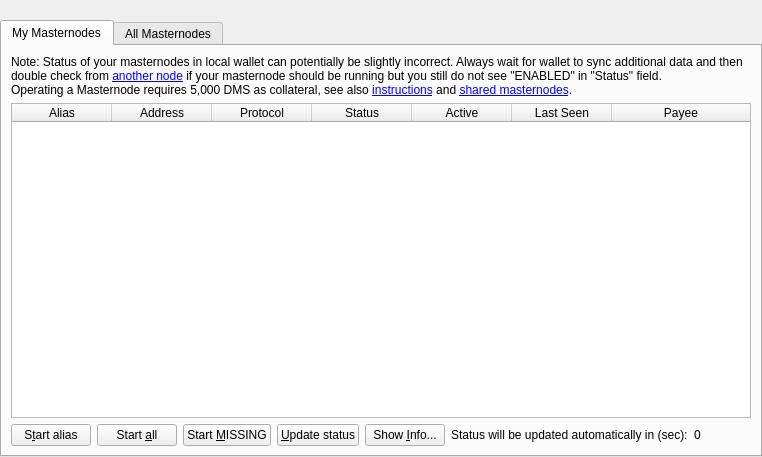
<?xml version="1.0" encoding="UTF-8"?>
<ui version="4.0">
 <class>MasternodeList</class>
 <widget class="QWidget" name="MasternodeList">
  <property name="geometry">
   <rect>
    <x>0</x>
    <y>0</y>
    <width>762</width>
    <height>457</height>
   </rect>
  </property>
  <property name="windowTitle">
   <string>Form</string>
  </property>
  <layout class="QVBoxLayout" name="topLayout">
   <property name="leftMargin">
    <number>0</number>
   </property>
   <property name="topMargin">
    <number>0</number>
   </property>
   <property name="rightMargin">
    <number>0</number>
   </property>
   <property name="bottomMargin">
    <number>0</number>
   </property>
   <item>
    <layout class="QVBoxLayout" name="verticalLayout">
     <property name="bottomMargin">
      <number>0</number>
     </property>
     <item>
      <spacer name="horizontalSpacer0">
       <property name="orientation">
        <enum>Qt::Horizontal</enum>
       </property>
       <property name="sizeHint" stdset="0">
        <size>
         <width>40</width>
         <height>20</height>
        </size>
       </property>
      </spacer>
     </item>
     <item>
      <widget class="QTabWidget" name="tabWidget">
       <property name="currentIndex">
        <number>0</number>
       </property>
       <widget class="QWidget" name="tabMyMasternodes">
        <attribute name="title">
         <string>My Masternodes</string>
        </attribute>
        <layout class="QGridLayout" name="gridLayout_2">
         <item row="0" column="0">
          <layout class="QVBoxLayout" name="verticalLayout_2">
           <property name="bottomMargin">
            <number>0</number>
           </property>
           <item>
            <layout class="QHBoxLayout" name="horizontalLayout_note">
             <property name="bottomMargin">
              <number>0</number>
             </property>
             <item>
              <widget class="QLabel" name="updateNote">
               <property name="text">
                <string>Note: Status of your masternodes in local wallet can potentially be slightly incorrect. Always wait for wallet to sync additional data and then double check from &lt;a href=&quot;https://documentchain.org/explorer/?search=masternodelist&quot;&gt;another node&lt;/a&gt; if your masternode should be running but you still do not see &quot;ENABLED&quot; in &quot;Status&quot; field.&lt;br /&gt;Operating a Masternode requires 5,000 DMS as collateral, see also &lt;a href=&quot;https://documentchain.org/support/masternodes/&quot;&gt;instructions&lt;/a&gt; and &lt;a href=&quot;https://documentchain.org/news/shared-masternodes/&quot;&gt;shared masternodes&lt;/a&gt;.</string>
               </property>
               <property name="wordWrap">
                <bool>true</bool>
               </property>
               <property name="openExternalLinks">
                <bool>true</bool>
               </property>
              </widget>
             </item>
            </layout>
           </item>
           <item>
            <widget class="QTableWidget" name="tableWidgetMyMasternodes">
             <property name="minimumSize">
              <size>
               <width>695</width>
               <height>0</height>
              </size>
             </property>
             <property name="editTriggers">
              <set>QAbstractItemView::NoEditTriggers</set>
             </property>
             <property name="alternatingRowColors">
              <bool>true</bool>
             </property>
             <property name="selectionMode">
              <enum>QAbstractItemView::SingleSelection</enum>
             </property>
             <property name="selectionBehavior">
              <enum>QAbstractItemView::SelectRows</enum>
             </property>
             <property name="sortingEnabled">
              <bool>true</bool>
             </property>
             <attribute name="horizontalHeaderStretchLastSection">
              <bool>true</bool>
             </attribute>
             <column>
              <property name="text">
               <string>Alias</string>
              </property>
             </column>
             <column>
              <property name="text">
               <string>Address</string>
              </property>
             </column>
             <column>
              <property name="text">
               <string>Protocol</string>
              </property>
             </column>
             <column>
              <property name="text">
               <string>Status</string>
              </property>
             </column>
             <column>
              <property name="text">
               <string>Active</string>
              </property>
             </column>
             <column>
              <property name="text">
               <string>Last Seen</string>
              </property>
             </column>
             <column>
              <property name="text">
               <string>Payee</string>
              </property>
             </column>
            </widget>
           </item>
           <item>
            <layout class="QHBoxLayout" name="horizontalLayout_5">
             <property name="bottomMargin">
              <number>0</number>
             </property>
             <item>
              <widget class="QPushButton" name="startButton">
               <property name="text">
                <string>S&amp;tart alias</string>
               </property>
              </widget>
             </item>
             <item>
              <widget class="QPushButton" name="startAllButton">
               <property name="text">
                <string>Start &amp;all</string>
               </property>
              </widget>
             </item>
             <item>
              <widget class="QPushButton" name="startMissingButton">
               <property name="text">
                <string>Start &amp;MISSING</string>
               </property>
              </widget>
             </item>
             <item>
              <widget class="QPushButton" name="UpdateButton">
               <property name="text">
                <string>&amp;Update status</string>
               </property>
              </widget>
             </item>
             <item>
              <widget class="QPushButton" name="QRButton">
               <property name="toolTip">
                <string>Show additional Masternode information</string>
               </property>
               <property name="text">
                <string>Show &amp;Info...</string>
               </property>
              </widget>
             </item>
             <item>
              <widget class="QLabel" name="autoupdate_label">
               <property name="text">
                <string>Status will be updated automatically in (sec):</string>
               </property>
              </widget>
             </item>
             <item>
              <widget class="QLabel" name="secondsLabel">
               <property name="text">
                <string>0</string>
               </property>
              </widget>
             </item>
             <item>
              <spacer name="horizontalSpacer_5">
               <property name="orientation">
                <enum>Qt::Horizontal</enum>
               </property>
               <property name="sizeHint" stdset="0">
                <size>
                 <width>40</width>
                 <height>20</height>
                </size>
               </property>
              </spacer>
             </item>
            </layout>
           </item>
          </layout>
         </item>
        </layout>
       </widget>
       <widget class="QWidget" name="tabAllMasternodes">
        <attribute name="title">
         <string>All Masternodes</string>
        </attribute>
        <layout class="QGridLayout" name="gridLayout">
         <item row="1" column="0">
          <widget class="QTableWidget" name="tableWidgetMasternodes">
           <property name="editTriggers">
            <set>QAbstractItemView::NoEditTriggers</set>
           </property>
           <property name="alternatingRowColors">
            <bool>true</bool>
           </property>
           <property name="selectionBehavior">
            <enum>QAbstractItemView::SelectRows</enum>
           </property>
           <property name="selectionMode">
            <enum>QAbstractItemView::NoSelection</enum>
           </property>
           <property name="sortingEnabled">
            <bool>true</bool>
           </property>
           <attribute name="horizontalHeaderStretchLastSection">
            <bool>true</bool>
           </attribute>
           <column>
            <property name="text">
             <string>Address</string>
            </property>
           </column>
           <column>
            <property name="text">
             <string>Protocol</string>
            </property>
           </column>
           <column>
            <property name="text">
             <string>Status</string>
            </property>
           </column>
           <column>
            <property name="text">
             <string>Active</string>
            </property>
           </column>
           <column>
            <property name="text">
             <string>Last Seen</string>
            </property>
           </column>
           <column>
            <property name="text">
             <string>Payee</string>
            </property>
           </column>
          </widget>
         </item>
         <item row="0" column="0">
          <layout class="QHBoxLayout" name="horizontalLayout_3">
           <property name="bottomMargin">
            <number>0</number>
           </property>
           <item>
            <widget class="QLabel" name="label_filter">
             <property name="text">
              <string>Filter List:</string>
             </property>
            </widget>
           </item>
           <item>
            <widget class="QLineEdit" name="filterLineEdit">
             <property name="toolTip">
              <string>Filter masternode list</string>
             </property>
            </widget>
           </item>
           <item>
            <spacer name="horizontalSpacer_3">
             <property name="orientation">
              <enum>Qt::Horizontal</enum>
             </property>
             <property name="sizeHint" stdset="0">
              <size>
               <width>10</width>
               <height>20</height>
              </size>
             </property>
            </spacer>
           </item>
           <item>
            <widget class="QLabel" name="label_count">
             <property name="text">
              <string>Node Count:</string>
             </property>
            </widget>
           </item>
           <item>
            <widget class="QLabel" name="countLabel">
             <property name="text">
              <string>0</string>
             </property>
            </widget>
           </item>
          </layout>
         </item>
        </layout>
       </widget>
      </widget>
     </item>
    </layout>
   </item>
  </layout>
 </widget>
 <resources/>
 <connections/>
</ui>
